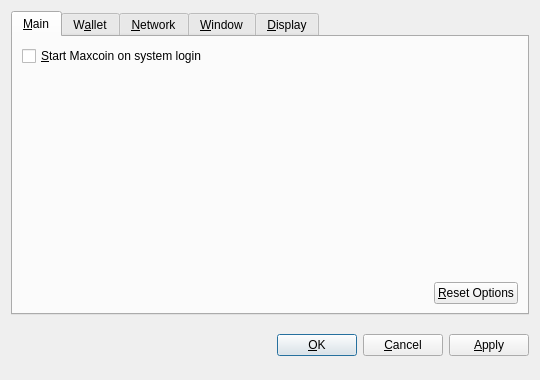
<?xml version="1.0" encoding="UTF-8"?>
<ui version="4.0">
 <class>OptionsDialog</class>
 <widget class="QDialog" name="OptionsDialog">
  <property name="geometry">
   <rect>
    <x>0</x>
    <y>0</y>
    <width>540</width>
    <height>380</height>
   </rect>
  </property>
  <property name="windowTitle">
   <string>Options</string>
  </property>
  <property name="modal">
   <bool>true</bool>
  </property>
  <layout class="QVBoxLayout" name="verticalLayout">
   <item>
    <widget class="QTabWidget" name="tabWidget">
     <property name="tabPosition">
      <enum>QTabWidget::North</enum>
     </property>
     <property name="currentIndex">
      <number>0</number>
     </property>
     <widget class="QWidget" name="tabMain">
      <attribute name="title">
       <string>&amp;Main</string>
      </attribute>
      <layout class="QVBoxLayout" name="verticalLayout_Main">
       <item>
        <widget class="QCheckBox" name="bitcoinAtStartup">
         <property name="toolTip">
          <string>Automatically start Maxcoin after logging in to the system.</string>
         </property>
         <property name="text">
          <string>&amp;Start Maxcoin on system login</string>
         </property>
        </widget>
       </item>
       <item>
        <spacer name="verticalSpacer_Main">
         <property name="orientation">
          <enum>Qt::Vertical</enum>
         </property>
         <property name="sizeHint" stdset="0">
          <size>
           <width>20</width>
           <height>40</height>
          </size>
         </property>
        </spacer>
       </item>
       <item>
        <layout class="QHBoxLayout" name="horizontalLayout_2_Main">
         <item>
          <spacer name="horizontalSpacer_2_Main">
           <property name="orientation">
            <enum>Qt::Horizontal</enum>
           </property>
           <property name="sizeHint" stdset="0">
            <size>
             <width>40</width>
             <height>20</height>
            </size>
           </property>
          </spacer>
         </item>
         <item>
          <widget class="QPushButton" name="resetButton">
           <property name="toolTip">
            <string>Reset all client options to default.</string>
           </property>
           <property name="text">
            <string>&amp;Reset Options</string>
           </property>
           <property name="autoDefault">
            <bool>false</bool>
           </property>
          </widget>
         </item>
        </layout>
       </item>
      </layout>
     </widget>
     <widget class="QWidget" name="tabWallet">
      <attribute name="title">
       <string>W&amp;allet</string>
      </attribute>
      <layout class="QVBoxLayout" name="verticalLayout_Network">
       <item>
        <widget class="QLabel" name="transactionFeeInfoLabel">
         <property name="text">
          <string>Optional transaction fee per kB that helps make sure your transactions are processed quickly. Most transactions are 1 kB.</string>
         </property>
         <property name="textFormat">
          <enum>Qt::PlainText</enum>
         </property>
         <property name="wordWrap">
          <bool>true</bool>
         </property>
        </widget>
       </item>
       <item>
        <layout class="QHBoxLayout" name="horizontalLayout_1_Main">
         <item>
          <widget class="QLabel" name="transactionFeeLabel">
           <property name="text">
            <string>Pay transaction &amp;fee</string>
           </property>
           <property name="textFormat">
            <enum>Qt::PlainText</enum>
           </property>
           <property name="buddy">
            <cstring>transactionFee</cstring>
           </property>
          </widget>
         </item>
         <item>
          <widget class="BitcoinAmountField" name="transactionFee"/>
         </item>
         <item>
          <spacer name="horizontalSpacer_1_Main">
           <property name="orientation">
            <enum>Qt::Horizontal</enum>
           </property>
           <property name="sizeHint" stdset="0">
            <size>
             <width>40</width>
             <height>20</height>
            </size>
           </property>
          </spacer>
         </item>
        </layout>
       </item>
       <item>
        <widget class="QLabel" name="label">
         <property name="text">
          <string>If you disable the spending of unconfirmed change, the change from a transaction cannot be used until that transaction has at least one confirmation. This also affects how your balance is computed.</string>
         </property>
         <property name="wordWrap">
          <bool>true</bool>
         </property>
        </widget>
       </item>
       <item>
        <widget class="QCheckBox" name="spendZeroConfChange">
         <property name="text">
          <string>Spend unconfirmed change  (experts only)</string>
         </property>
        </widget>
       </item>
       <item>
        <spacer name="verticalSpacer">
         <property name="orientation">
          <enum>Qt::Vertical</enum>
         </property>
         <property name="sizeHint" stdset="0">
          <size>
           <width>20</width>
           <height>40</height>
          </size>
         </property>
        </spacer>
       </item>
      </layout>
     </widget>
     <widget class="QWidget" name="tabNetwork">
      <attribute name="title">
       <string>&amp;Network</string>
      </attribute>
      <layout class="QVBoxLayout" name="verticalLayout_Network">
       <item>
        <widget class="QCheckBox" name="mapPortUpnp">
         <property name="toolTip">
          <string>Automatically open the Maxcoin client port on the router. This only works when your router supports UPnP and it is enabled.</string>
         </property>
         <property name="text">
          <string>Map port using &amp;UPnP</string>
         </property>
        </widget>
       </item>
       <item>
        <widget class="QCheckBox" name="connectSocks">
         <property name="toolTip">
          <string>Connect to the Maxcoin network through a SOCKS proxy (e.g. when connecting through Tor).</string>
         </property>
         <property name="text">
          <string>&amp;Connect through SOCKS proxy:</string>
         </property>
        </widget>
       </item>
       <item>
        <layout class="QHBoxLayout" name="horizontalLayout_Network">
         <item>
          <widget class="QLabel" name="proxyIpLabel">
           <property name="text">
            <string>Proxy &amp;IP:</string>
           </property>
           <property name="textFormat">
            <enum>Qt::PlainText</enum>
           </property>
           <property name="buddy">
            <cstring>proxyIp</cstring>
           </property>
          </widget>
         </item>
         <item>
          <widget class="QValidatedLineEdit" name="proxyIp">
           <property name="maximumSize">
            <size>
             <width>140</width>
             <height>16777215</height>
            </size>
           </property>
           <property name="toolTip">
            <string>IP address of the proxy (e.g. 127.0.0.1)</string>
           </property>
          </widget>
         </item>
         <item>
          <widget class="QLabel" name="proxyPortLabel">
           <property name="text">
            <string>&amp;Port:</string>
           </property>
           <property name="textFormat">
            <enum>Qt::PlainText</enum>
           </property>
           <property name="buddy">
            <cstring>proxyPort</cstring>
           </property>
          </widget>
         </item>
         <item>
          <widget class="QLineEdit" name="proxyPort">
           <property name="maximumSize">
            <size>
             <width>55</width>
             <height>16777215</height>
            </size>
           </property>
           <property name="toolTip">
            <string>Port of the proxy (e.g. 9050)</string>
           </property>
          </widget>
         </item>
         <item>
          <widget class="QLabel" name="socksVersionLabel">
           <property name="text">
            <string>SOCKS &amp;Version:</string>
           </property>
           <property name="textFormat">
            <enum>Qt::PlainText</enum>
           </property>
           <property name="buddy">
            <cstring>socksVersion</cstring>
           </property>
          </widget>
         </item>
         <item>
          <widget class="QValueComboBox" name="socksVersion">
           <property name="toolTip">
            <string>SOCKS version of the proxy (e.g. 5)</string>
           </property>
          </widget>
         </item>
         <item>
          <spacer name="horizontalSpacer_Network">
           <property name="orientation">
            <enum>Qt::Horizontal</enum>
           </property>
           <property name="sizeHint" stdset="0">
            <size>
             <width>40</width>
             <height>20</height>
            </size>
           </property>
          </spacer>
         </item>
        </layout>
       </item>
       <item>
        <spacer name="verticalSpacer_Network">
         <property name="orientation">
          <enum>Qt::Vertical</enum>
         </property>
         <property name="sizeHint" stdset="0">
          <size>
           <width>20</width>
           <height>40</height>
          </size>
         </property>
        </spacer>
       </item>
      </layout>
     </widget>
     <widget class="QWidget" name="tabWindow">
      <attribute name="title">
       <string>&amp;Window</string>
      </attribute>
      <layout class="QVBoxLayout" name="verticalLayout_Window">
       <item>
        <widget class="QCheckBox" name="minimizeToTray">
         <property name="toolTip">
          <string>Show only a tray icon after minimizing the window.</string>
         </property>
         <property name="text">
          <string>&amp;Minimize to the tray instead of the taskbar</string>
         </property>
        </widget>
       </item>
       <item>
        <widget class="QCheckBox" name="minimizeOnClose">
         <property name="toolTip">
          <string>Minimize instead of exit the application when the window is closed. When this option is enabled, the application will be closed only after selecting Quit in the menu.</string>
         </property>
         <property name="text">
          <string>M&amp;inimize on close</string>
         </property>
        </widget>
       </item>
       <item>
        <spacer name="verticalSpacer_Window">
         <property name="orientation">
          <enum>Qt::Vertical</enum>
         </property>
         <property name="sizeHint" stdset="0">
          <size>
           <width>20</width>
           <height>40</height>
          </size>
         </property>
        </spacer>
       </item>
      </layout>
     </widget>
     <widget class="QWidget" name="tabDisplay">
      <attribute name="title">
       <string>&amp;Display</string>
      </attribute>
      <layout class="QVBoxLayout" name="verticalLayout_Display">
       <item>
        <layout class="QHBoxLayout" name="horizontalLayout_1_Display">
         <item>
          <widget class="QLabel" name="langLabel">
           <property name="text">
            <string>User Interface &amp;language:</string>
           </property>
           <property name="textFormat">
            <enum>Qt::PlainText</enum>
           </property>
           <property name="buddy">
            <cstring>lang</cstring>
           </property>
          </widget>
         </item>
         <item>
          <widget class="QValueComboBox" name="lang">
           <property name="toolTip">
            <string>The user interface language can be set here. This setting will take effect after restarting Maxcoin.</string>
           </property>
          </widget>
         </item>
        </layout>
       </item>
       <item>
        <layout class="QHBoxLayout" name="horizontalLayout_2_Display">
         <item>
          <widget class="QLabel" name="unitLabel">
           <property name="text">
            <string>&amp;Unit to show amounts in:</string>
           </property>
           <property name="textFormat">
            <enum>Qt::PlainText</enum>
           </property>
           <property name="buddy">
            <cstring>unit</cstring>
           </property>
          </widget>
         </item>
         <item>
          <widget class="QValueComboBox" name="unit">
           <property name="toolTip">
            <string>Choose the default subdivision unit to show in the interface and when sending coins.</string>
           </property>
          </widget>
         </item>
        </layout>
       </item>
       <item>
        <widget class="QCheckBox" name="displayAddresses">
         <property name="toolTip">
          <string>Whether to show Maxcoin addresses in the transaction list or not.</string>
         </property>
         <property name="text">
          <string>&amp;Display addresses in transaction list</string>
         </property>
        </widget>
       </item>
       <item>
        <widget class="QCheckBox" name="coinControlFeatures">
         <property name="toolTip">
          <string>Whether to show coin control features or not.</string>
         </property>
         <property name="text">
          <string>Display coin &amp;control features (experts only!)</string>
         </property>
        </widget>
       </item>
       <item>
        <spacer name="verticalSpacer_Display">
         <property name="orientation">
          <enum>Qt::Vertical</enum>
         </property>
         <property name="sizeHint" stdset="0">
          <size>
           <width>20</width>
           <height>40</height>
          </size>
         </property>
        </spacer>
       </item>
      </layout>
     </widget>
    </widget>
   </item>
   <item>
    <layout class="QHBoxLayout" name="horizontalLayout_Buttons">
     <item>
      <spacer name="horizontalSpacer_1">
       <property name="orientation">
        <enum>Qt::Horizontal</enum>
       </property>
       <property name="sizeHint" stdset="0">
        <size>
         <width>40</width>
         <height>48</height>
        </size>
       </property>
      </spacer>
     </item>
     <item>
      <widget class="QLabel" name="statusLabel">
       <property name="font">
        <font>
         <weight>75</weight>
         <bold>true</bold>
        </font>
       </property>
       <property name="text">
        <string/>
       </property>
       <property name="textFormat">
        <enum>Qt::PlainText</enum>
       </property>
       <property name="wordWrap">
        <bool>true</bool>
       </property>
      </widget>
     </item>
     <item>
      <spacer name="horizontalSpacer_2">
       <property name="orientation">
        <enum>Qt::Horizontal</enum>
       </property>
       <property name="sizeHint" stdset="0">
        <size>
         <width>40</width>
         <height>48</height>
        </size>
       </property>
      </spacer>
     </item>
     <item>
      <widget class="QPushButton" name="okButton">
       <property name="text">
        <string>&amp;OK</string>
       </property>
      </widget>
     </item>
     <item>
      <widget class="QPushButton" name="cancelButton">
       <property name="text">
        <string>&amp;Cancel</string>
       </property>
       <property name="autoDefault">
        <bool>false</bool>
       </property>
      </widget>
     </item>
     <item>
      <widget class="QPushButton" name="applyButton">
       <property name="text">
        <string>&amp;Apply</string>
       </property>
       <property name="autoDefault">
        <bool>false</bool>
       </property>
      </widget>
     </item>
    </layout>
   </item>
  </layout>
 </widget>
 <customwidgets>
  <customwidget>
   <class>BitcoinAmountField</class>
   <extends>QSpinBox</extends>
   <header>bitcoinamountfield.h</header>
  </customwidget>
  <customwidget>
   <class>QValueComboBox</class>
   <extends>QComboBox</extends>
   <header>qvaluecombobox.h</header>
  </customwidget>
  <customwidget>
   <class>QValidatedLineEdit</class>
   <extends>QLineEdit</extends>
   <header>qvalidatedlineedit.h</header>
  </customwidget>
 </customwidgets>
 <resources/>
 <connections/>
</ui>
